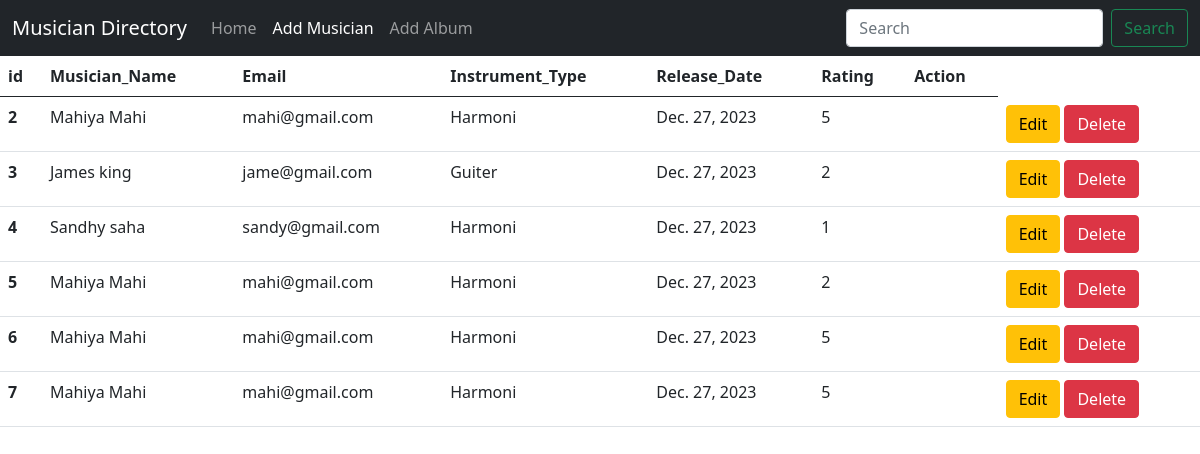
The page / on the database its author committed.
### Album/models.py (models this page shows, shortened)
class AlbumModel(models.Model):
    Album_name = models.CharField(max_length=200)
    release_date = models.DateField()
    Rating = models.IntegerField(choices=[(i, i) for i in range(1, 6)])
    musicians = models.ForeignKey(MusicianModel, on_delete=models.CASCADE, default=None)

### Musician/models.py (models this page shows, shortened)
class MusicianModel(models.Model):
    id = models.AutoField(primary_key=True)
    Musician_Name = models.CharField(max_length=50)
    Email = models.EmailField()
    Phone_no = models.CharField(max_length=15)
    Instrument_Type = models.CharField(max_length=100)

### Musician_Directory/views.py (the view)
# urls.py: path('', views.home, name='homepage'),
def home(request):
    data = AlbumModel.objects.all()
    return render(request, 'home.html', {'data': data})

### templates/home.html
{% extends 'base.html' %}
{% block content %}
<table class="table caption-top">
    <thead>
      <tr>
        <th scope="col">id</th>
        <th scope="col">Musician_Name</th>
        <th scope="col">Email</th>
        <th scope="col">Instrument_Type</th>
        <th scope="col">Release_Date</th>
        <th scope="col">Rating</th>
        <th scope="col">Action</th>
      </tr>
    </thead>
    <tbody>
        {% for music in data %}
      <tr>
        <th scope="row">{{ music.id }}</th>
        <td>{{ music.musicians.Musician_Name }}</td>
        <td>{{ music.musicians.Email }}</td>
        <td>{{ music.musicians.Instrument_Type }}</td>
        <td>{{ music.release_date }}</td>
        <td>{{ music.Rating }}</td>
        <td>{{ music.musician.Action }}</td>
        <td>
            <a href="{% url 'edit_album' music.id %}" class="btn btn-warning">Edit</a>
            <a href="{% url 'delete_album' music.id %}" class="btn btn-danger">Delete</a>
        </td>
      </tr>
      {% endfor %}
    </tbody>
</table>
{% endblock %}

### templates/base.html (shortened to what this page needs)
<!DOCTYPE html>
<html lang="en">
  <head>
    <link
      href="https://cdn.jsdelivr.net/npm/bootstrap@5.0.2/dist/css/bootstrap.min.css"
      rel="stylesheet"
    />
  </head>
  <body>
    <nav class="navbar navbar-expand-lg navbar-dark bg-dark">
      <div class="container-fluid">
        <a class="navbar-brand" href="#">Musician Directory</a>
        <div class="collapse navbar-collapse" id="navbarSupportedContent">
          <ul class="navbar-nav me-auto mb-2 mb-lg-0">
            <li class="nav-item">
                <a class="nav-link" href="{% url 'homepage'%}">Home</a>
              </li>
            <li class="nav-item">
                <a class="nav-link active" aria-current="page" href="{% url 'add_musician'%}">Add Musician</a>
            </li>
            <li class="nav-item">
                <a class="nav-link" href="{% url 'add_album'%}">Add Album</a>
            </li>
          </ul>
          <form class="d-flex">
            <input
              class="form-control me-2"
              type="search"
              placeholder="Search"
              aria-label="Search"
            />
            <button class="btn btn-outline-success" type="submit">
              Search
            </button>
          </form>
        </div>
      </div>
    </nav>
    {% block content %}
    {% endblock %}
  </body>
</html>

### rows shown on the page
AlbumModel: id "2", musicians.Musician_Name "Mahiya Mahi", musicians.Email "mahi@gmail.com", musicians.Instrument_Type "Harmoni", release_date "Dec. 27, 2023", Rating "5"
AlbumModel: id "3", musicians.Musician_Name "James king", musicians.Email "jame@gmail.com", musicians.Instrument_Type "Guiter", release_date "Dec. 27, 2023", Rating "2"
AlbumModel: id "4", musicians.Musician_Name "Sandhy saha", musicians.Email "sandy@gmail.com", musicians.Instrument_Type "Harmoni", release_date "Dec. 27, 2023", Rating "1"
AlbumModel: id "5", musicians.Musician_Name "Mahiya Mahi", musicians.Email "mahi@gmail.com", musicians.Instrument_Type "Harmoni", release_date "Dec. 27, 2023", Rating "2"
AlbumModel: id "6", musicians.Musician_Name "Mahiya Mahi", musicians.Email "mahi@gmail.com", musicians.Instrument_Type "Harmoni", release_date "Dec. 27, 2023", Rating "5"
AlbumModel: id "7", musicians.Musician_Name "Mahiya Mahi", musicians.Email "mahi@gmail.com", musicians.Instrument_Type "Harmoni", release_date "Dec. 27, 2023", Rating "5"
